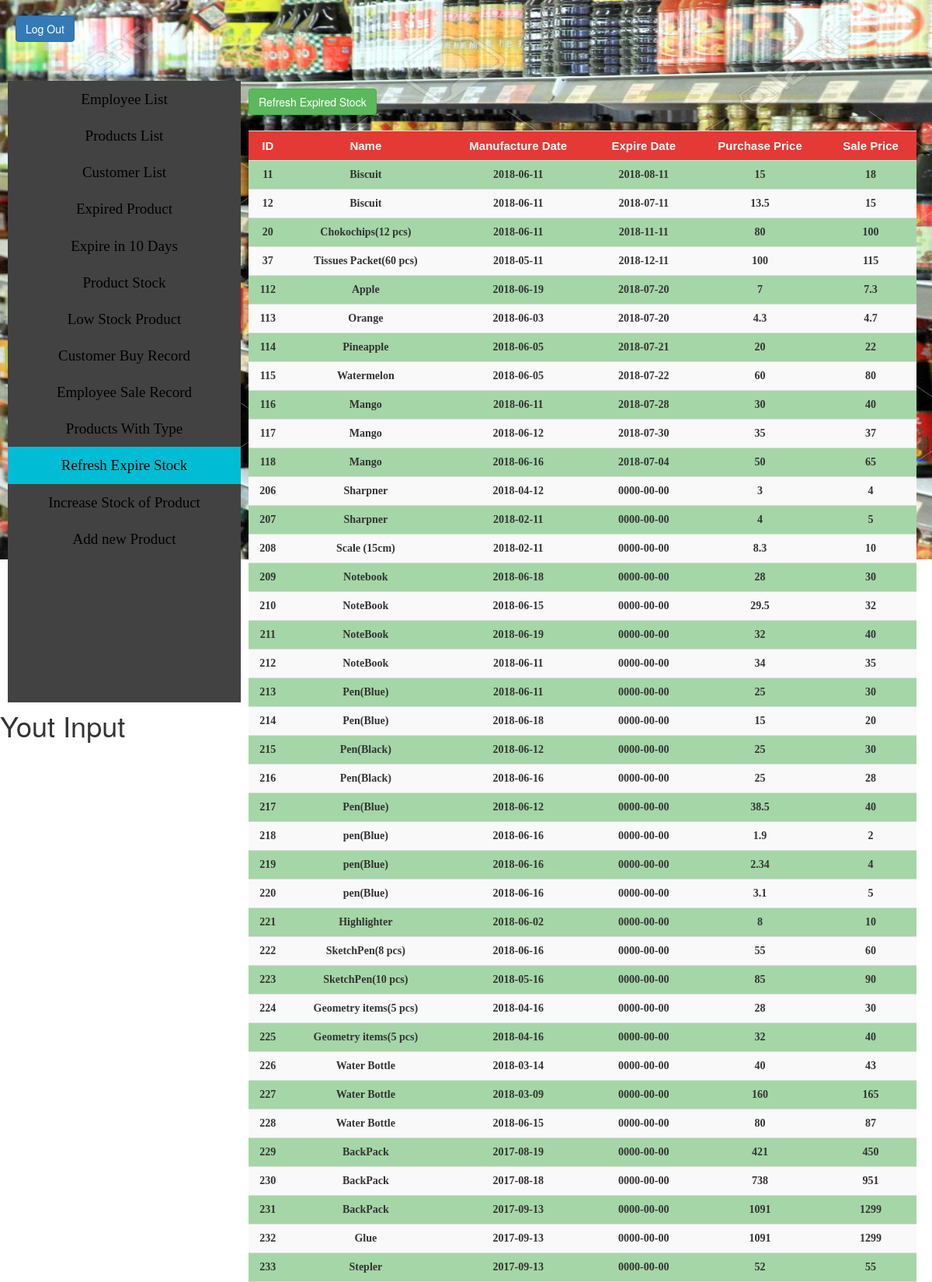
Page /SHOP/refresh.php (upper part) on the committed database.
### tables this page shows
create table products 
(
	pro_id int,
	pro_name varchar(128),
    pro_manu_date date not null,
    pro_expire_dat date ,
    pro_pur_price float,
    pro_sal_price float,    
    primary key(pro_id)
);

### SHOP/refresh.php (the view, shortened to what this page needs)
<!DOCTYPE html>
<html lang="en">
  <head>
      <link rel="stylesheet" type="text/css" href="admincss.css">
      <link href="css/bootstrap.min.css" rel="stylesheet">
  </head>
  <body>
  <?php
    require 'connect.inc.php';
    $query="select * from products where pro_expire_dat <curdate()";
    $qryexpire=mysqli_query($conn,$query);
  ?>
    <a href="index.php"><input type="button" class="btn btn-primary" value="Log Out" id="lgout"></a>
    <br><br>
    <ul class="nav">
      <li><a href="AdminPage.php" >Employee List</a></li>
      <li><a href="products.php">Products List</a></li>
      <li><a href="customer.php">Customer List</a></li>
      <li><a href="expired.php"  >Expired Product</a></li>
      <li><a href="expire.php">Expire in 10 Days</a></li>
      <li><a href="stock.php">Product Stock</a></li>
      <li><a href="lowstock.php">Low Stock Product</a></li>
      <li><a href="custrecord.php">Customer Buy Record</a></li>
      <li><a href="emprecord.php">Employee Sale Record</a></li>
      <li><a href="producttype.php" >Products With Type </a></li>
      <li><a href="refresh.php" class="active">Refresh Expire Stock</a></li>
      <li><a href="instk.php">Increase Stock of Product</a></li>
      <li><a href="newpro.php">Add new Product</a></li>
    </ul>
    <div class="sidebar">
          <form class="form-inline" action="refresh.php" method="post">
            <button type="submit" class="btn btn-success nav-button" name="refreshbtn" value="<?php echo $empnm; ?>"> Refresh Expired Stock  </button>
          </form>
          <br>
          <table class="table table-striped">
            <tr>
              <td class="head"> ID </td>
              <td class="head"> Name </td>
              <td class="head"> Manufacture Date </th>
              <td class="head"> Expire Date </th>
              <td class="head"> Purchase Price </th>
              <td class="head"> Sale Price </th>
            </tr>
            <?php while($row=mysqli_fetch_assoc($qryexpire)):?>
            <tr>
                <td><?php echo $row['pro_id']?></td>
                <td><?php echo $row['pro_name']?></td>
                <td><?php echo $row['pro_manu_date']?></td>
                <td><?php echo $row['pro_expire_dat']?></td>
                <td><?php echo $row['pro_pur_price']?></td>
                <td><?php echo $row['pro_sal_price']?></td>
            </tr>
          <?php endwhile;?>
          </table>
    </div>
    <?php
      echo "<h1>Yout Input<h1   >";
      echo "<br>";
    ?>
  </body>
</html>

### SHOP/admincss.css (style rules this page uses)
body { background-image:url(shop2.jpg); font-size: 10px; height: 100px; background-size: 1600px 720px; background-attachment: fixed; background-repeat:no-repeat; font-family:serif; }
#lgout { margin: 20px 0px 20px 20px; }
ul.nav { list-style-type: none; float: left; top: 5px; width: 25%; overflow: auto; height: 800%; margin: 10px; padding: 0px; background-color: #424242; }
td { text-align:center; font-size: 14px; font-weight: bold; font-family: comic sans ms; }
.head { font-weight: bolder; font-size: 15px; font-family: Helvetica; color: white; text-align: center; background-color:#E53935; }
tr:nth-child(even) { background: #A5D6A7; }
.nav li a { display: block; text-decoration: none; text-align: center; color: black; padding: 5px; font-size: 19px; font-family: verdana; }
.sidebar { margin-left: 25%; padding: 20px; height:800%; }
.active { background-color: #00BCD4; color: red; }

### rows in the picture
products: pro_id "11", pro_name "Biscuit", pro_manu_date "2018-06-11", pro_expire_dat "2018-08-11", pro_pur_price "15", pro_sal_price "18"
products: pro_id "12", pro_name "Biscuit", pro_manu_date "2018-06-11", pro_expire_dat "2018-07-11", pro_pur_price "13.5", pro_sal_price "15"
products: pro_id "20", pro_name "Chokochips(12 pcs)", pro_manu_date "2018-06-11", pro_expire_dat "2018-11-11", pro_pur_price "80", pro_sal_price "100"
products: pro_id "37", pro_name "Tissues Packet(60 pcs)", pro_manu_date "2018-05-11", pro_expire_dat "2018-12-11", pro_pur_price "100", pro_sal_price "115"
products: pro_id "112", pro_name "Apple", pro_manu_date "2018-06-19", pro_expire_dat "2018-07-20", pro_pur_price "7", pro_sal_price "7.3"
products: pro_id "113", pro_name "Orange", pro_manu_date "2018-06-03", pro_expire_dat "2018-07-20", pro_pur_price "4.3", pro_sal_price "4.7"
products: pro_id "114", pro_name "Pineapple", pro_manu_date "2018-06-05", pro_expire_dat "2018-07-21", pro_pur_price "20", pro_sal_price "22"
products: pro_id "115", pro_name "Watermelon", pro_manu_date "2018-06-05", pro_expire_dat "2018-07-22", pro_pur_price "60", pro_sal_price "80"
products: pro_id "116", pro_name "Mango", pro_manu_date "2018-06-11", pro_expire_dat "2018-07-28", pro_pur_price "30", pro_sal_price "40"
products: pro_id "117", pro_name "Mango", pro_manu_date "2018-06-12", pro_expire_dat "2018-07-30", pro_pur_price "35", pro_sal_price "37"
products: pro_id "118", pro_name "Mango", pro_manu_date "2018-06-16", pro_expire_dat "2018-07-04", pro_pur_price "50", pro_sal_price "65"
products: pro_id "206", pro_name "Sharpner", pro_manu_date "2018-04-12", pro_expire_dat "0000-00-00", pro_pur_price "3", pro_sal_price "4"
products: pro_id "207", pro_name "Sharpner", pro_manu_date "2018-02-11", pro_expire_dat "0000-00-00", pro_pur_price "4", pro_sal_price "5"
products: pro_id "208", pro_name "Scale (15cm)", pro_manu_date "2018-02-11", pro_expire_dat "0000-00-00", pro_pur_price "8.3", pro_sal_price "10"
products: pro_id "209", pro_name "Notebook", pro_manu_date "2018-06-18", pro_expire_dat "0000-00-00", pro_pur_price "28", pro_sal_price "30"
products: pro_id "210", pro_name "NoteBook", pro_manu_date "2018-06-15", pro_expire_dat "0000-00-00", pro_pur_price "29.5", pro_sal_price "32"
products: pro_id "211", pro_name "NoteBook", pro_manu_date "2018-06-19", pro_expire_dat "0000-00-00", pro_pur_price "32", pro_sal_price "40"
products: pro_id "212", pro_name "NoteBook", pro_manu_date "2018-06-11", pro_expire_dat "0000-00-00", pro_pur_price "34", pro_sal_price "35"
products: pro_id "213", pro_name "Pen(Blue)", pro_manu_date "2018-06-11", pro_expire_dat "0000-00-00", pro_pur_price "25", pro_sal_price "30"
products: pro_id "214", pro_name "Pen(Blue)", pro_manu_date "2018-06-18", pro_expire_dat "0000-00-00", pro_pur_price "15", pro_sal_price "20"
products: pro_id "215", pro_name "Pen(Black)", pro_manu_date "2018-06-12", pro_expire_dat "0000-00-00", pro_pur_price "25", pro_sal_price "30"
products: pro_id "216", pro_name "Pen(Black)", pro_manu_date "2018-06-16", pro_expire_dat "0000-00-00", pro_pur_price "25", pro_sal_price "28"
products: pro_id "217", pro_name "Pen(Blue)", pro_manu_date "2018-06-12", pro_expire_dat "0000-00-00", pro_pur_price "38.5", pro_sal_price "40"
products: pro_id "218", pro_name "pen(Blue)", pro_manu_date "2018-06-16", pro_expire_dat "0000-00-00", pro_pur_price "1.9", pro_sal_price "2"
products: pro_id "219", pro_name "pen(Blue)", pro_manu_date "2018-06-16", pro_expire_dat "0000-00-00", pro_pur_price "2.34", pro_sal_price "4"
products: pro_id "220", pro_name "pen(Blue)", pro_manu_date "2018-06-16", pro_expire_dat "0000-00-00", pro_pur_price "3.1", pro_sal_price "5"
products: pro_id "221", pro_name "Highlighter", pro_manu_date "2018-06-02", pro_expire_dat "0000-00-00", pro_pur_price "8", pro_sal_price "10"
products: pro_id "222", pro_name "SketchPen(8 pcs)", pro_manu_date "2018-06-16", pro_expire_dat "0000-00-00", pro_pur_price "55", pro_sal_price "60"
products: pro_id "223", pro_name "SketchPen(10 pcs)", pro_manu_date "2018-05-16", pro_expire_dat "0000-00-00", pro_pur_price "85", pro_sal_price "90"
products: pro_id "224", pro_name "Geometry items(5 pcs)", pro_manu_date "2018-04-16", pro_expire_dat "0000-00-00", pro_pur_price "28", pro_sal_price "30"
products: pro_id "225", pro_name "Geometry items(5 pcs)", pro_manu_date "2018-04-16", pro_expire_dat "0000-00-00", pro_pur_price "32", pro_sal_price "40"
products: pro_id "226", pro_name "Water Bottle", pro_manu_date "2018-03-14", pro_expire_dat "0000-00-00", pro_pur_price "40", pro_sal_price "43"
products: pro_id "227", pro_name "Water Bottle", pro_manu_date "2018-03-09", pro_expire_dat "0000-00-00", pro_pur_price "160", pro_sal_price "165"
products: pro_id "228", pro_name "Water Bottle", pro_manu_date "2018-06-15", pro_expire_dat "0000-00-00", pro_pur_price "80", pro_sal_price "87"
products: pro_id "229", pro_name "BackPack", pro_manu_date "2017-08-19", pro_expire_dat "0000-00-00", pro_pur_price "421", pro_sal_price "450"
products: pro_id "230", pro_name "BackPack", pro_manu_date "2017-08-18", pro_expire_dat "0000-00-00", pro_pur_price "738", pro_sal_price "951"
products: pro_id "231", pro_name "BackPack", pro_manu_date "2017-09-13", pro_expire_dat "0000-00-00", pro_pur_price "1091", pro_sal_price "1299"
products: pro_id "232", pro_name "Glue", pro_manu_date "2017-09-13", pro_expire_dat "0000-00-00", pro_pur_price "1091", pro_sal_price "1299"
products: pro_id "233", pro_name "Stepler", pro_manu_date "2017-09-13", pro_expire_dat "0000-00-00", pro_pur_price "52", pro_sal_price "55"
